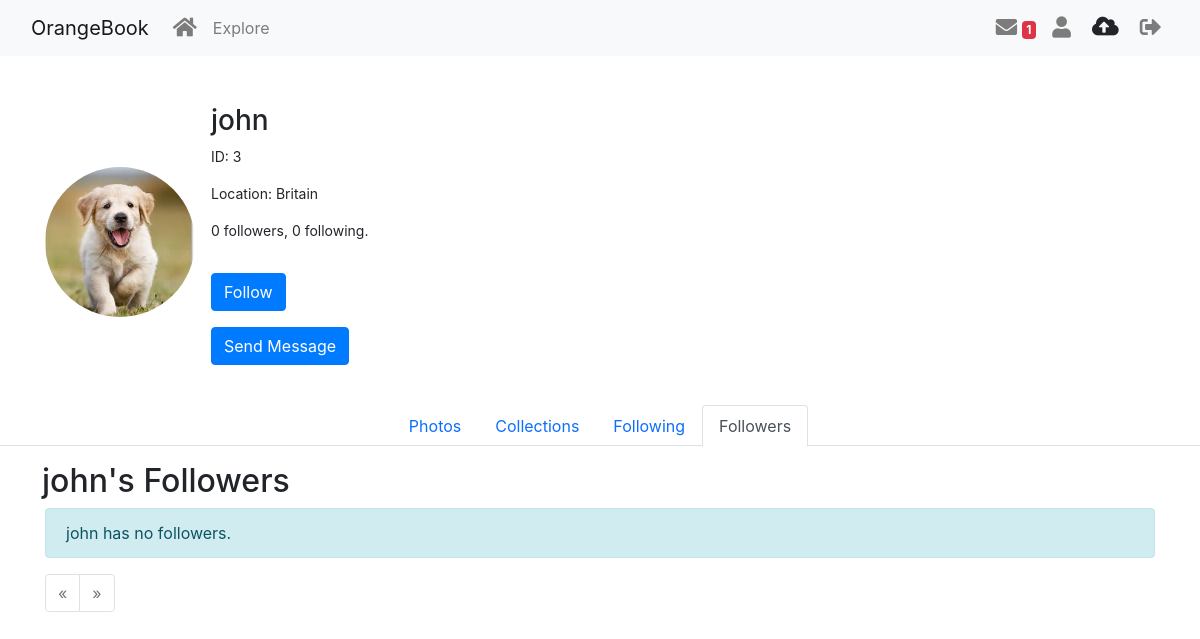
The page /user/john/followers (signed in) on the database its author committed.
### app/models.py (models this page shows, shortened)
class User(UserMixin, db.Model):
    id: so.Mapped[int] = so.mapped_column(primary_key=True)
    username: so.Mapped[str] = so.mapped_column(sa.String(64), index=True,
                                                unique=True)
    email: so.Mapped[str] = so.mapped_column(sa.String(120), index=True,
                                             unique=True)
    password_hash: so.Mapped[Optional[str]] = so.mapped_column(sa.String(256))
    location: so.Mapped[str] = so.mapped_column(sa.String(64), index=True,
                                                unique=True)
    posts: so.WriteOnlyMapped['Post'] = so.relationship(
        back_populates='author')
    about_me: so.Mapped[Optional[str]] = so.mapped_column(sa.String(140))
    last_seen: so.Mapped[Optional[datetime]] = so.mapped_column(
        default=lambda: datetime.now(timezone.utc))
    last_message_read_time: so.Mapped[Optional[datetime]] = so.mapped_column(
        sa.DateTime)
    avatar: so.Mapped[str] = so.mapped_column(
        sa.String(120), index=True, default='default.webp')  # Set default avatar
    following: so.WriteOnlyMapped['User'] = so.relationship(
        secondary=followers, primaryjoin=(followers.c.follower_id == id),
        secondaryjoin=(followers.c.followed_id == id),
        back_populates='followers')
    followers: so.WriteOnlyMapped['User'] = so.relationship(
        secondary=followers, primaryjoin=(followers.c.followed_id == id),
        secondaryjoin=(followers.c.follower_id == id),
        back_populates='following')
    def is_following(self, user):
        query = self.following.select().where(User.id == user.id)
        return db.session.scalar(query) is not None
    def followers_count(self):
        query = sa.select(sa.func.count()).select_from(
            self.followers.select().subquery())
        return db.session.scalar(query)
    def following_count(self):
        query = sa.select(sa.func.count()).select_from(
            self.following.select().subquery())
        return db.session.scalar(query)
    messages_sent: so.WriteOnlyMapped['Message'] = so.relationship(
        'Message', foreign_keys='Message.sender_id', back_populates='author')
    messages_received: so.WriteOnlyMapped['Message'] = so.relationship(
        'Message', foreign_keys='Message.recipient_id', back_populates='recipient')
    def unread_message_count(self):
        last_read_time = self.last_message_read_time or datetime(1900, 1, 1)
        query = sa.select(Message).where(Message.recipient_id == self.id,
                                         Message.timestamp > last_read_time)
        return db.session.scalar(sa.select(sa.func.count()).select_from(
            query.subquery()))
    notifications: so.WriteOnlyMapped['Notification'] = so.relationship(
        'Notification', back_populates='user')
    uploads: so.WriteOnlyMapped['Upload'] = so.relationship(
        'Upload', back_populates='user')

### app/user_routes.py (the view)
@user_bp.route('/<username>/followers')
@login_required
def show_follower(username):
    user = db.first_or_404(sa.select(User).filter_by(username=username))
    page = request.args.get('page', 1, type=int)
    following_alias = aliased(User)
    pagination = db.session.query(following_alias). \
        join(followers, followers.c.follower_id == following_alias.id). \
        filter(followers.c.followed_id == user.id). \
        paginate(
            page=page, per_page=Config.POSTS_PER_PAGE, error_out=False)
    follower = pagination.items
    form = EmptyForm()
    return render_template('User/followed.html', user=user, form=form, pagination=pagination, follower=follower)

### app/forms.py
class EmptyForm(FlaskForm):
    submit = SubmitField('Submit')

### app/models.py (called while the page is built)
@login.user_loader
def load_user(id):
    return User.query.get(int(id))

    @classmethod
    def before_commit(cls, session):
        session._changes = {
            'add': list(session.new),
            'update': list(session.dirty),
            'delete': list(session.deleted)
        }

    @classmethod
    def after_commit(cls, session):
        for obj in session._changes['add']:
            if isinstance(obj, SearchableMixin):
                add_to_index(obj.__tablename__, obj)
        for obj in session._changes['update']:
            if isinstance(obj, SearchableMixin):
                add_to_index(obj.__tablename__, obj)
        for obj in session._changes['delete']:
            if isinstance(obj, SearchableMixin):
                remove_from_index(obj.__tablename__, obj)
        session._changes = None

### app/user_routes.py (called while the page is built)
@user_bp.before_request
def before_request():
    if current_user.is_authenticated:
        current_user.last_seen = datetime.now(timezone.utc)
        db.session.commit()

### app/templates/User/followed.html (shortened to what this page needs)
{% from 'bootstrap5/pagination.html' import render_pagination %}
{% block content %}
{% include 'user1.html' %}
<div class="row mt-4">
    <div class="col-12">
        <ul class="nav nav-tabs justify-content-center">
            <li class="nav-item">
                <a class="nav-link " href="{{ url_for('user.user', username=user.username) }}">
                    Photos
                </a>
            </li>
            <li class="nav-item">
                <a class="nav-link" href="{{ url_for('user.check_collections', username=user.username) }}">
                    Collections
                </a>
            </li>
            <li class="nav-item">
                <a class="nav-link" href="{{ url_for('user.show_following', username=user.username) }}">
                    Following
                </a>
            </li>
            <li class="nav-item">
                <a class="nav-link active" href="{{ url_for('user.show_follower', username=user.username) }}">
                    Followers
                </a>
            </li>
        </ul>
    </div>
</div>
<div class="container mt-3">
    <div class="row">
        <h2>{{ user.username }}'s Followers</h2>
        {% if follower %}
            {% for person in follower %}
                <div class="col-md-4 mb-3">
                    <div class="card">
                        <div class="card-body">
                            <img src="{{ url_for('static', filename='img/avatar/' ~ person.avatar) }}" alt="{{ person.username }}'s Profile Image" class="img-fluid rounded-circle mb-2" style="width: 50px; height: 50px;">
                            <h5 class="card-title">{{ person.username }}</h5>
                            <a href="{{ url_for('user.user', username=person.username) }}" class="btn btn-primary">View Profile</a>
                        </div>
                    </div>
                </div>
            {% endfor %}
        {% else %}
            <div class="col-12">
                <div class="alert alert-info" role="alert">
                    {{ user.username }} has no followers.
                </div>
            </div>
        {% endif %}
    </div>
    <div class="row">
        <div class="col-12">
            <div class="page-footer">
                {{ render_pagination(pagination) }}
            </div>
        </div>
    </div>
</div>
{% endblock %}

### app/templates/user1.html (shortened to what this page needs)
<!doctype html>
<html lang="en">
<head>
  <link href="https://cdn.jsdelivr.net/npm/bootstrap@5.3.2/dist/css/bootstrap.min.css" rel="stylesheet"
>
  <link rel="stylesheet" href="https://stackpath.bootstrapcdn.com/bootstrap/4.5.2/css/bootstrap.min.css">
  <link rel="stylesheet" href="https://cdnjs.cloudflare.com/ajax/libs/font-awesome/5.15.4/css/all.min.css">
  <link rel="stylesheet" href="{{ url_for('static', filename='css/user.css') }}">
</head>
<body>
  <nav class="navbar navbar-expand-lg navbar-light bg-light">
    <div class="container-fluid">
      <a class="navbar-brand" href="{{ url_for('main.gallery') }}">OrangeBook</a>
      <div class="collapse navbar-collapse" id="navbarSupportedContent">
        <ul class="navbar-nav me-auto mb-2 mb-lg-0">
          <li class="nav-item">
            <a class="nav-link" aria-current="page" href="{{ url_for('main.gallery') }}" title="Home">
              <i class="fas fa-home fa-lg"></i>
            </a>
          </li>
          <li class="nav-item">
            <a class="nav-link" aria-current="page" href="{{ url_for('main.circus') }}">Explore</a>
          </li>
        </ul>
        <ul class="navbar-nav mb-2 mb-lg-0">
          {% if current_user.is_anonymous %}
          <li class="nav-item">
            <a class="nav-link" aria-current="page" href="{{ url_for('main.login') }}" title="Log in">
              <i class="fas fa-sign-in-alt fa-lg"></i>
            </a>
          </li>
          <li class="nav-item">
            <a class="nav-link" aria-current="page" href="{{ url_for('main.register') }}" title="Sign up">
              <i class="fas fa-user-plus fa-lg"></i>
            </a>
          </li>
          {% else %}
          <li class="nav-item">
            <a class="nav-link" aria-current="page" href="{{ url_for('user.messages') }}">
              <i class="fas fa-envelope fa-lg" title="Messages"></i>
              {% set unread_message_count = current_user.unread_message_count() %}
              <span id="message_count" class="badge text-bg-danger" style="visibility: {% if unread_message_count %}visible
                                         {% else %}hidden{% endif %};">
                {{ unread_message_count }}
              </span>
            </a>
          </li>
          <li class="nav-item">
            <a class="nav-link" aria-current="page" href="{{ url_for('user.user', username=current_user.username) }}">
              <i class="fas fa-user fa-lg" title="Profile"></i>
            </a>
          </li>
          <li class="nav-item">
            <a class="btn btn-orange" href="{{ url_for('user.upload') }}" title="Upload">
              <i class="fas fa-cloud-upload-alt fa-lg"></i>
            </a>
          </li>
          <li class="nav-item">
            <a class="nav-link" aria-current="page" href="{{ url_for('main.logout') }}" title="Log out">
              <i class="fas fa-sign-out-alt fa-lg"></i>
            </a>
          </li>
          {% endif %}
        </ul>
      </div>
    </div>
  </nav>
  {% block content %}
  <div class="container mt-5">
    <div class="profile-header d-flex justify-content-start">
      <div>
        <img src="{{ url_for('static', filename='img/avatar/' ~ user.avatar) }}"
          alt="{{ user.username }}'s profile picture" class="profile-pic">
      </div>
      <div class="profile-info ml-3">
        <h3>{{ user.username }}</h3>
        <p>ID: {{ user.id }}</p>
        <p>Location: {{ user.location }}</p>
        <p>{{ user.followers_count() }} followers, {{ user.following_count() }} following.</p>
        {% if user == current_user %}
        <p><a href="{{ url_for('user.edit_profile') }}">Edit your profile</a></p>
        {% elif not current_user.is_following(user) %}
        <p>
        <form action="{{ url_for('user.follow', username=user.username) }}" method="post">
          {{ form.submit(value='Follow', class_='btn btn-primary') }}
        </form>
        </p>
        {% endif %}
        {% if user.id != current_user.id %}
        <p>
          <a href="{{ url_for('user.send_message', recipient=user.username) }}" class="btn btn-primary">
            Send Message
          </a>
        </p>
        {% endif %}
      </div>
    </div>
  </div>
  {% endblock %}

### app/static/css/user.css (style rules this page uses)
.profile-pic { border-radius: 50%; width: 150px; height: 150px; object-fit: cover; }
.profile-info { display: flex; flex-direction: column; justify-content: center; margin-left: 20px; font-size: 14px; }
.profile-header { display: flex; align-items: center; margin-top: 20px; }
.nav-tabs { display: flex; justify-content: center; }

### rows shown on the page
User: avatar (placeholder picture), username "john", id "3", location "Britain"

### other values the page prints
{{ unread_message_count }} "1"
{{ user.followers_count() }} "0"
{{ user.following_count() }} "0"
{{ render_pagination(pagination) }} "« »"
